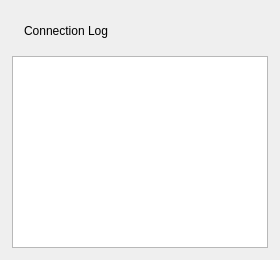
        <widget class="QWidget" name="tab_4">
         <attribute name="icon">
          <iconset>
           <normaloff>../pixmaps/log.png</normaloff>../pixmaps/log.png</iconset>
         </attribute>
         <attribute name="title">
          <string>Log</string>
         </attribute>
         <layout class="QVBoxLayout" name="verticalLayout_14">
          <property name="spacing">
           <number>6</number>
          </property>
          <property name="leftMargin">
           <number>6</number>
          </property>
          <property name="topMargin">
           <number>6</number>
          </property>
          <property name="rightMargin">
           <number>6</number>
          </property>
          <property name="bottomMargin">
           <number>6</number>
          </property>
          <item>
           <widget class="QWidget" name="widget_12" native="true">
            <property name="sizePolicy">
             <sizepolicy hsizetype="Expanding" vsizetype="Expanding">
              <horstretch>0</horstretch>
              <verstretch>0</verstretch>
             </sizepolicy>
            </property>
            <property name="layoutDirection">
             <enum>Qt::RightToLeft</enum>
            </property>
            <property name="styleSheet">
             <string notr="true">padding:0px;margin:0px;</string>
            </property>
            <layout class="QVBoxLayout" name="verticalLayout_9">
             <property name="spacing">
              <number>6</number>
             </property>
             <property name="leftMargin">
              <number>6</number>
             </property>
             <property name="topMargin">
              <number>6</number>
             </property>
             <property name="rightMargin">
              <number>6</number>
             </property>
             <property name="bottomMargin">
              <number>6</number>
             </property>
             <item>
              <widget class="QWidget" name="widget_13" native="true">
               <layout class="QVBoxLayout" name="verticalLayout_15">
                <item>
                 <widget class="QLabel" name="label_3">
                  <property name="styleSheet">
                   <string notr="true">margin-bottom:3px;margin-top:3px;</string>
                  </property>
                  <property name="text">
                   <string>Connection Log</string>
                  </property>
                  <property name="alignment">
                   <set>Qt::AlignLeading|Qt::AlignLeft|Qt::AlignVCenter</set>
                  </property>
                  <property name="indent">
                   <number>-1</number>
                  </property>
                 </widget>
                </item>
               </layout>
              </widget>
             </item>
             <item>
              <widget class="QWidget" name="widget_6" native="true">
               <layout class="QVBoxLayout" name="verticalLayout_16">
                <property name="spacing">
                 <number>0</number>
                </property>
                <property name="leftMargin">
                 <number>0</number>
                </property>
                <property name="topMargin">
                 <number>0</number>
                </property>
                <property name="rightMargin">
                 <number>0</number>
                </property>
                <property name="bottomMargin">
                 <number>0</number>
                </property>
                <item>
                 <widget class="QTextBrowser" name="logwidget">
                  <property name="sizePolicy">
                   <sizepolicy hsizetype="Expanding" vsizetype="Expanding">
                    <horstretch>0</horstretch>
                    <verstretch>0</verstretch>
                   </sizepolicy>
                  </property>
                  <property name="styleSheet">
                   <string notr="true"/>
                  </property>
                 </widget>
                </item>
               </layout>
              </widget>
             </item>
            </layout>
           </widget>
          </item>
         </layout>
        </widget>
